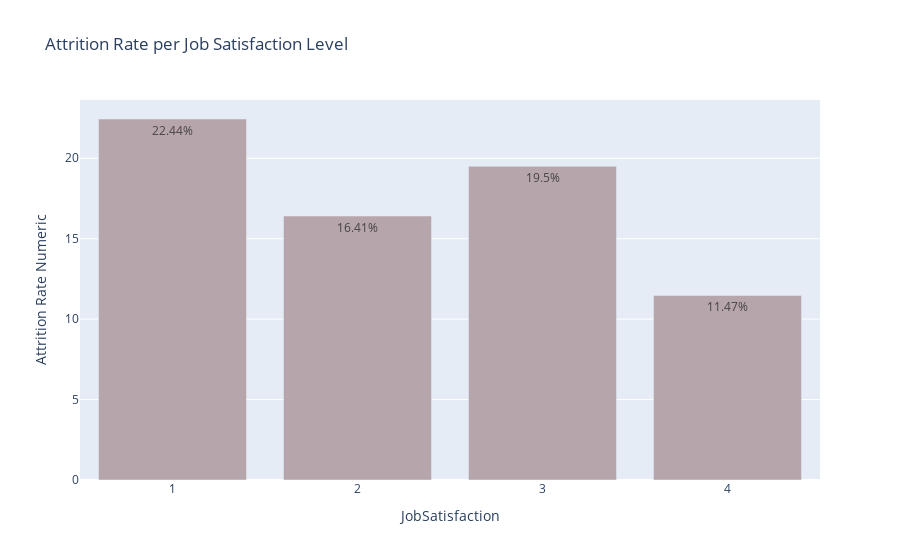

The cell this chart's notebook holds for it:
### Markdown cell above
Karyawan yang sering lembur dan memilih untuk meninggalkan perusahaan biasanya berada di usia produktif antara 25 hingga 40 tahun, seringkali masih pada fase awal atau pertengahan karir dengan pengalaman kerja yang relatif singkat, sekitar 5 hingga 10 tahun. Kondisi ini menunjukkan kurangnya ikatan kuat dengan perusahaan, terutama jika mereka merasa tidak nyaman atau tidak puas dengan peran mereka. Faktor lain yang berperan termasuk pendapatan bulanan yang lebih rendah yang tidak sepadan dengan stres dari jam kerja tambahan. Hal ini menegaskan pentingnya mengevaluasi kebijakan lembur dan keseimbangan kerja-hidup untuk mempertahankan karyawan dan mengurangi tingkat keluarnya karyawan dar perusahaan Jaya Jaya Maju.

### Code cell
# Plot untuk Job Satisfaction
create_plot(df_jobsatisfaction, x=df_jobsatisfaction["JobSatisfaction"], title='Attrition Rate per Job Satisfaction Level',
            custom_data=[df_jobsatisfaction['Total Employees'], df_jobsatisfaction['Attrition Total']], hovertemplate=hovertemplate,
            tickvals=df_jobsatisfaction["JobSatisfaction"].unique())

### Figure 1 — Plotly figure (JSON) as saved in the notebook; plotly's stock layout.template omitted (floating-point values rounded to 4 significant figures)
{"data": [{"alignmentgroup": "True", "customdata": [[205, 46], [195, 32], [318, 62], [340, 39]], "hovertemplate": "<b>%{label}</b><br>Total Employees: %{customdata[0]}<br>Attrition Total: %{customdata[1]}<br>Attrition Rate: %{value:.2f}%", "legendgroup": "", "marker": {"color": "rgb(183, 165, 172)", "pattern": {"shape": ""}}, "name": "", "offsetgroup": "", "orientation": "v", "showlegend": false, "text": ["22.44%", "16.41%", "19.5%", "11.47%"], "textposition": "auto", "type": "bar", "x": [1, 2, 3, 4], "xaxis": "x", "y": [22.44, 16.41, 19.5, 11.47], "yaxis": "y"}], "layout": {"barmode": "relative", "legend": {"tracegroupgap": 0}, "title": {"text": "Attrition Rate per Job Satisfaction Level"}, "xaxis": {"anchor": "y", "domain": [0, 1], "tickmode": "array", "tickvals": [1, 2, 3, 4], "title": {"text": "JobSatisfaction"}}, "yaxis": {"anchor": "x", "domain": [0, 1], "title": {"text": "Attrition Rate Numeric"}}}}
